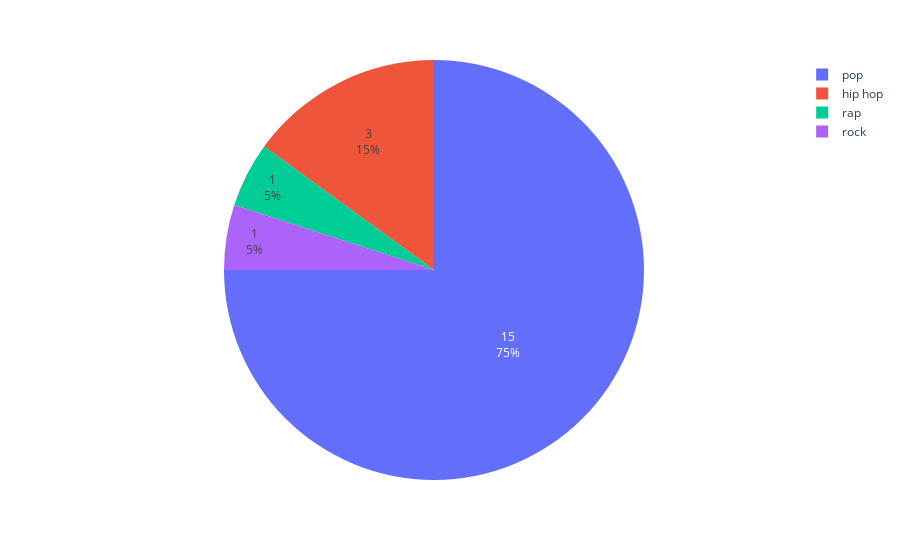

Notebook cell for this chart:
### Code cell
# df_artist_genres = df_artists['genres']
# aa = pd.Series([genre for genrelist in df_artist_genres for genre in genrelist]).value_counts()
# aa
df_artists['main_genre'] = None
df_artists['main_genre'] = df_artists.apply(lambda artist: "hip hop" if "hip hop" in artist['genres'] and artist['main_genre'] is None else artist['main_genre'], axis=1)
df_artists['main_genre'] = df_artists.apply(lambda artist: "hip hop" if "reggaeton" in artist['genres'] and artist['main_genre'] is None else artist['main_genre'], axis=1)
df_artists['main_genre'] = df_artists.apply(lambda artist: "pop" if "pop" in artist['genres'] and artist['main_genre'] is None else artist['main_genre'], axis=1)
df_artists['main_genre'] = df_artists.apply(lambda artist: "pop" if "k-pop" in artist['genres'] and artist['main_genre'] is None else artist['main_genre'], axis=1)
df_artists['main_genre'] = df_artists.apply(lambda artist: "pop" if "desi pop" in artist['genres'] and artist['main_genre'] is None else artist['main_genre'], axis=1)
df_artists['main_genre'] = df_artists.apply(lambda artist: "rap" if "rap" in artist['genres'] and artist['main_genre'] is None else artist['main_genre'], axis=1)
df_artists['main_genre'] = df_artists.apply(lambda artist: "rock" if "rock" in artist['genres'] and artist['main_genre'] is None else artist['main_genre'], axis=1)

df_artist_main_genre = df_artists['main_genre'].value_counts()

fig = px.pie(df_artist_main_genre, values='main_genre', names=df_artist_main_genre.index)
fig.update_traces(textposition='inside', textinfo='value+percent')
fig.show()

### Figure 1 — Plotly figure (JSON) as saved in the notebook; plotly's stock layout.template omitted (floating-point values rounded to 4 significant figures)
{"data": [{"domain": {"x": [0.0, 1.0], "y": [0.0, 1.0]}, "hovertemplate": "index=%{label}<br>main_genre=%{value}<extra></extra>", "labels": ["pop", "hip hop", "rap", "rock"], "legendgroup": "", "name": "", "showlegend": true, "textinfo": "value+percent", "textposition": "inside", "type": "pie", "values": [15, 3, 1, 1]}], "layout": {"legend": {"tracegroupgap": 0}, "margin": {"t": 60}}}
